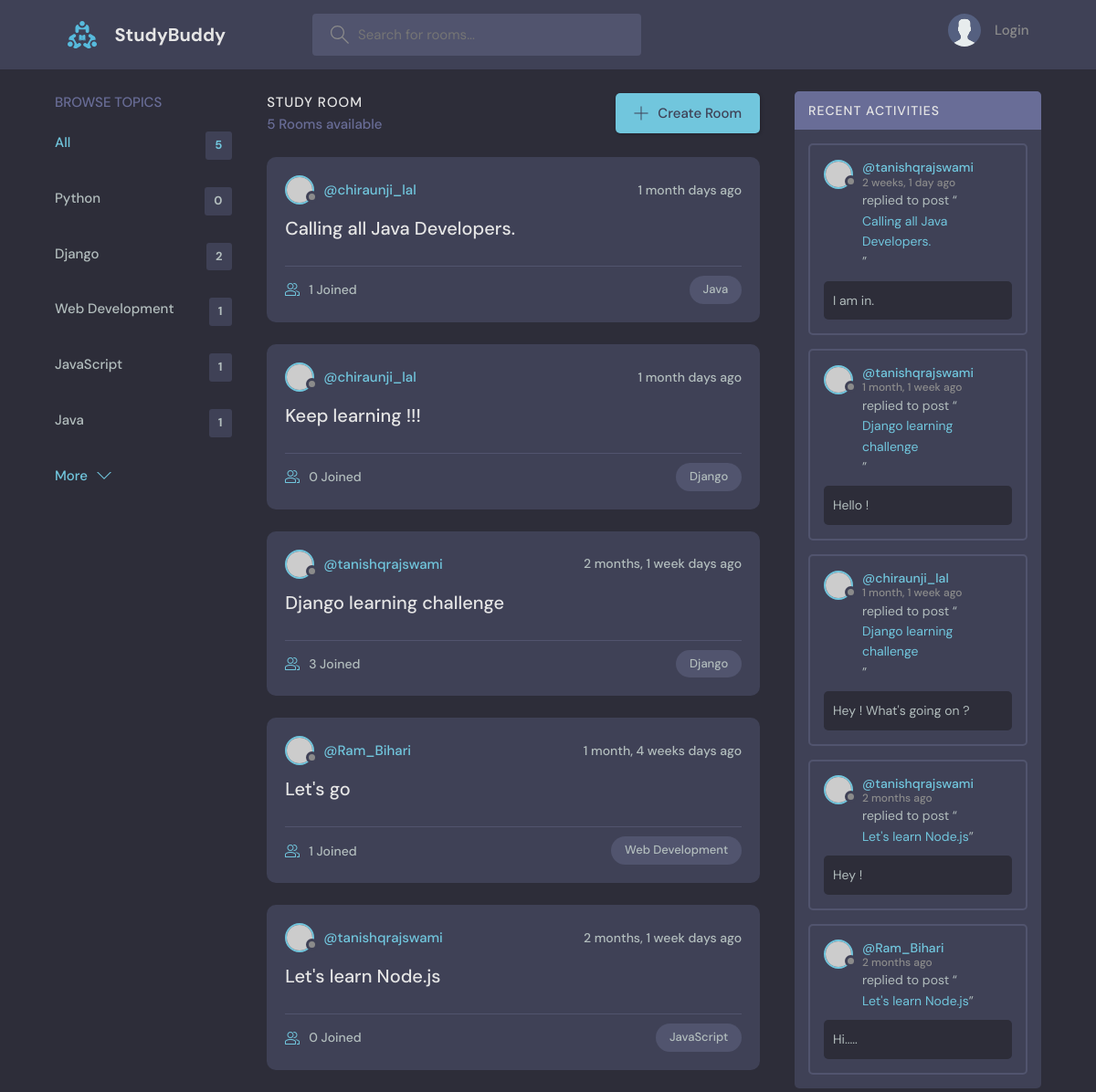
The page / on the database its author committed.
### base/models.py (models this page shows, shortened)
class Topic(models.Model):
    name = models.CharField(max_length = 200)

class Room(models.Model):
    host = models.ForeignKey(User, on_delete = models.SET_NULL, null = True)
    topic = models.ForeignKey(Topic, on_delete = models.SET_NULL, null = True)
    name = models.CharField(max_length = 200)
    participants = models.ManyToManyField(User, related_name='participants', blank=True)
    description = models.TextField(null = True, blank = True)
    updated = models.DateTimeField(auto_now = True)
    created = models.DateTimeField(auto_now_add = True)
    class Meta:
        ordering = ['-updated', '-created']
    def __str__(self):
        return self.name

class Message(models.Model):
    user = models.ForeignKey(User, on_delete = models.CASCADE)
    room = models.ForeignKey(Room, on_delete = models.CASCADE)
    body = models.TextField()
    updated = models.DateTimeField(auto_now = True)
    created = models.DateTimeField(auto_now_add = True)
    class Meta:
        ordering = ['-updated', '-created']

### base/views.py (the view)
# urls.py: path('', views.home, name = "home"),
def home(request):
    q = request.GET.get('q') if request.GET.get('q') != None else ''
    rooms = Room.objects.filter(
        Q(topic__name__icontains = q) |
        Q(name__icontains = q) |
        Q(description__icontains = q)
    )
    topics = Topic.objects.all()[0:5]
    room_count = rooms.count()
    room_messages = Message.objects.filter(Q(room__topic__name__icontains = q))
    context = {'rooms': rooms, 'topics':topics, 'room_count':room_count, 'room_messages':room_messages}
    return render(request, 'base/home.html', context)

### base/templates/base/home.html (shortened to what this page needs)
{% extends 'main.html' %}
{% block content %}
<main class="layout layout--3">
  <div class="container">
    {% include 'base/topics_component.html' %}
    <div class="roomList">
      <div class="roomList__header">
        <div>
          <h2>Study Room</h2>
          <p>{{room_count}} Rooms available</p>
        </div>
        <a class="btn btn--main" href="{% url 'create-room' %}">
          <svg version="1.1" xmlns="http://www.w3.org/2000/svg" width="32" height="32" viewBox="0 0 32 32">
            <title>add</title>
            <path
              d="M16.943 0.943h-1.885v14.115h-14.115v1.885h14.115v14.115h1.885v-14.115h14.115v-1.885h-14.115v-14.115z">
            </path>
          </svg>
          Create Room
        </a>
      </div>
      {% include 'base/feed_component.html' %}
    </div>
    {% include 'base/activity_component.html' %}
  </div>
</main>
{% endblock %}

### base/templates/base/topics_component.html
<div class="topics">
  <div class="topics__header">
    <h2>Browse Topics</h2>
  </div>
  <ul class="topics__list">
    <li>
      <a href="{% url 'home' %}" class="active">All <span>{{topics.count}}</span></a>
    </li>
    {% for topic in topics %}
    <li>
      <a href="{% url 'home'%}?q={{topic.name}}">{{topic.name}} <span>{{topic.room_set.all.count}}</span></a>
    </li>
    {% endfor %}
  </ul>
  <a class="btn btn--link" href="{% url 'topics' %}">
    More
    <svg version="1.1" xmlns="http://www.w3.org/2000/svg" width="32" height="32" viewBox="0 0 32 32">
      <title>chevron-down</title>
      <path d="M16 21l-13-13h-3l16 16 16-16h-3l-13 13z"></path>
    </svg>
  </a>
</div>

### base/templates/base/feed_component.html (shortened to what this page needs)
{% for room in rooms %}
<div class="roomListRoom">
    <div class="roomListRoom__header">
      <a href="{% url 'user-profile' room.host.id %}" class="roomListRoom__author">
        <div class="avatar avatar--small">
          <img src="https://randomuser.me/api/portraits/women/11.jpg" />
        </div>
        <span>@{{room.host.username}}</span>
      </a>
      <div class="roomListRoom__actions">
        <span>{{room.created|timesince}} days ago</span>
      </div>
    </div>
    <div class="roomListRoom__content">
      <a href="{% url 'room' room.id %}">{{room.name}}</a>
    </div>
    <div class="roomListRoom__meta">
      <a href="{% url 'room' room.id %}" class="roomListRoom__joined">
        {{room.participants.all.count}} Joined
      </a>
      <p class="roomListRoom__topic">{{room.topic.name}}</p>
    </div>
  </div>
{% endfor %}

### base/templates/base/activity_component.html (shortened to what this page needs)
<div class="activities">
    <div class="activities__header">
      <h2>Recent Activities</h2>
    </div>
    {% for message in room_messages %}
    <div class="activities__box">
      <div class="activities__boxHeader roomListRoom__header">
        <a href="{% url 'user-profile' message.user.id %}" class="roomListRoom__author">
          <div class="avatar avatar--small">
            <img src="https://randomuser.me/api/portraits/women/11.jpg" />
          </div>
          <p>
            @{{message.user}}
            <span>{{message.created|timesince}} ago</span>
          </p>
        </a>
      </div>
      <div class="activities__boxContent">
        <p>replied to post “<a href="{% url 'room' message.room.id %}">{{message.room}}</a>”</p>
        <div class="activities__boxRoomContent">
          {{message.body}}
        </div>
      </div>
    </div>
    {% endfor %}
  </div>

### rows shown on the page
Topic: name "Python", room_set.all.count "0"
Topic: name "Django", room_set.all.count "2"
Topic: name "Web Development", room_set.all.count "1"
Topic: name "JavaScript", room_set.all.count "1"
Topic: name "Java", room_set.all.count "1"
Room: host.username "chiraunji_lal", created "1 month", name "Calling all Java Developers.", participants.all.count "1", topic.name "Java"
Room: host.username "chiraunji_lal", created "1 month", name "Keep learning !!!", participants.all.count "0", topic.name "Django"
Room: host.username "tanishqrajswami", created "2 months, 1 week", name "Django learning challenge", participants.all.count "3", topic.name "Django"
Room: host.username "Ram_Bihari", created "1 month, 4 weeks", name "Let's go", participants.all.count "1", topic.name "Web Development"
Room: host.username "tanishqrajswami", created "2 months, 1 week", name "Let's learn Node.js", participants.all.count "0", topic.name "JavaScript"
Message: user "tanishqrajswami", created "2 weeks, 1 day", room "Calling all Java Developers.", body "I am in."
Message: user "tanishqrajswami", created "1 month, 1 week", room "Django learning challenge", body "Hello !"
Message: user "chiraunji_lal", created "1 month, 1 week", room "Django learning challenge", body "Hey ! What's going on ?"
Message: user "tanishqrajswami", created "2 months", room "Let's learn Node.js", body "Hey !"
Message: user "Ram_Bihari", created "2 months", room "Let's learn Node.js", body "Hi....."

### other values the page prints
{{ topics.count }} "5"
{{ room_count }} "5"
